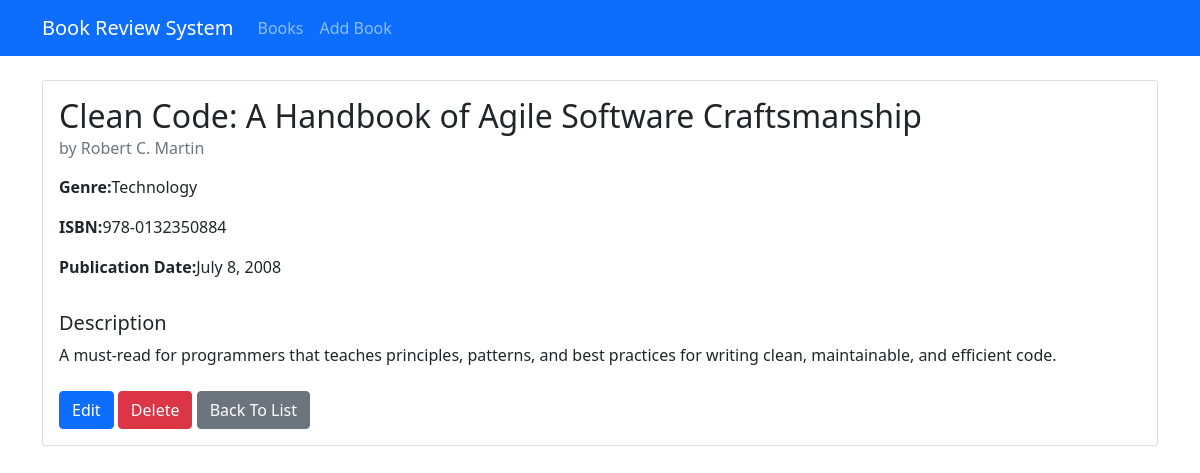
Screenshot of /book/8 with the database file from the repository.
### book/models.py (models this page shows, shortened)
class Book(models.Model):
    GENRE_CHOICHES = [
        ('fiction','Fiction'),
        ('non_fiction','Non_Fiction'),
        ('science','Science'),
        ('technology','Technology'),
        ('history','History'),
        ('other','Other'),
    ]
    title = models.CharField(max_length=200)
    author = models.CharField(max_length=200)
    description = models.TextField()
    genre = models.CharField(max_length=20,choices=GENRE_CHOICHES)
    isbn = models.CharField('ISBN',max_length=20,unique=True)
    publication_date = models.DateField()
    average_rating = models.DecimalField(
        max_digits=3,
        decimal_places=2,
        validators=[MinValueValidator(0), MaxValueValidator(5)],
        default=0
    )
    created_at = models.DateField(auto_now_add=True)
    updated_at = models.DateField(auto_now=True)

### book/views.py (the view)
# urls.py: path('book/<int:pk>', views.book_detail,name='book_detail'),
def book_detail(request,pk):
    books = Book.objects.get(pk=pk)
    return render(request,'book/book_detail.html',{'book':books})

### book/templates/book/book_detail.html (shortened to what this page needs)
{% extends "book/base.html" %}
{% block content %}
<div class='card'>
    <div class="card-body">
        <h2 class="card-title">{{book.title}}</h2>
        <h6 class="card-subtitle mb-3 text-muted">by {{book.author}}</h6>
        <div class="row mb-3">
            <div class="col-md-6">
                <p><strong>Genre:</strong>{{book.get_genre_display}}</p>
                <p><strong>ISBN:</strong>{{book.isbn}}</p>
                <p><strong>Publication Date:</strong>{{book.publication_date}}</p>
            </div>
        </div>
        <h5>Description</h5>
        <p class="card-text">{{book.description}}</p>
        <div class="mt-4">
            <a href="{% url 'book_update' book.pk %}" class="btn btn-primary">Edit</a>
            <a href="{%url 'book_delete' book.pk %}" class="btn btn-danger">Delete</a>
            <a href="{% url 'book_list' %}" class="btn btn-secondary">Back To List</a>
        </div>
    </div>
</div>
{% endblock content %}

### rows the page displays
Book: title "Clean Code: A Handbook of Agile Software Craftsmanship", author "Robert C. Martin", genre "Technology", isbn "978-0132350884", publication_date "July 8, 2008", description "A must-read for programmers that teaches principles, patterns, and best practices for writing clean, maintainable, and efficient code."
